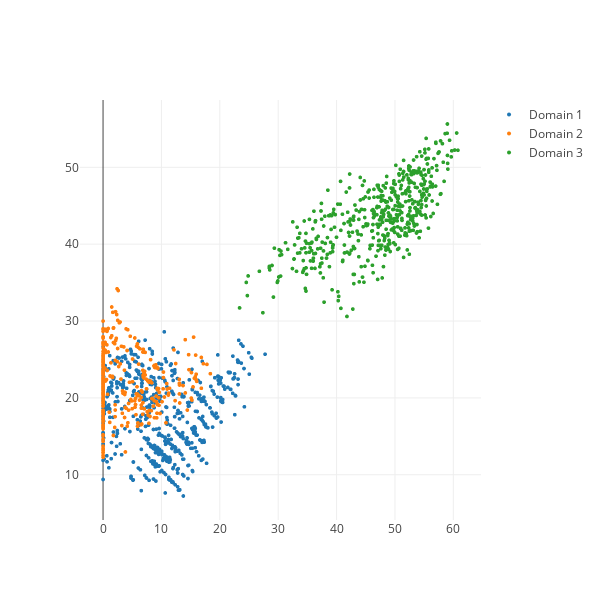

Notebook code for this chart:
### Code cell
gas.charts.scatter2d_domains(result["var1"], result["var2"], domains=result["geology"])

### Figure 1 — Plotly figure (JSON) as saved in the notebook; plotly's stock layout.template omitted (floating-point values rounded to 4 significant figures; data arrays with more than 128 entries replaced by an {"elided": "..."} marker saying what was removed)
{"data": [{"marker": {"showscale": false, "size": 4}, "mode": "markers", "name": "Domain 1", "type": "scattergl", "uid": "e1edec79-7d4a-43da-8ff0-73a50afa05e6", "x": {"elided": "662 float values"}, "y": {"elided": "662 float values"}}, {"marker": {"showscale": false, "size": 4}, "mode": "markers", "name": "Domain 2", "type": "scattergl", "uid": "b2ac27d7-5721-4ab5-98d8-4aaff9f16be7", "x": {"elided": "334 float values"}, "y": {"elided": "334 float values"}}, {"marker": {"showscale": false, "size": 4}, "mode": "markers", "name": "Domain 3", "type": "scattergl", "uid": "12d8847c-557a-4230-a805-df94d2f34d37", "x": {"elided": "510 float values"}, "y": {"elided": "510 float values"}}], "layout": {"height": 600, "title": {"text": ""}, "width": 600, "xaxis": {"nticks": 10, "title": {"text": ""}}, "yaxis": {"title": {"text": ""}}}}
